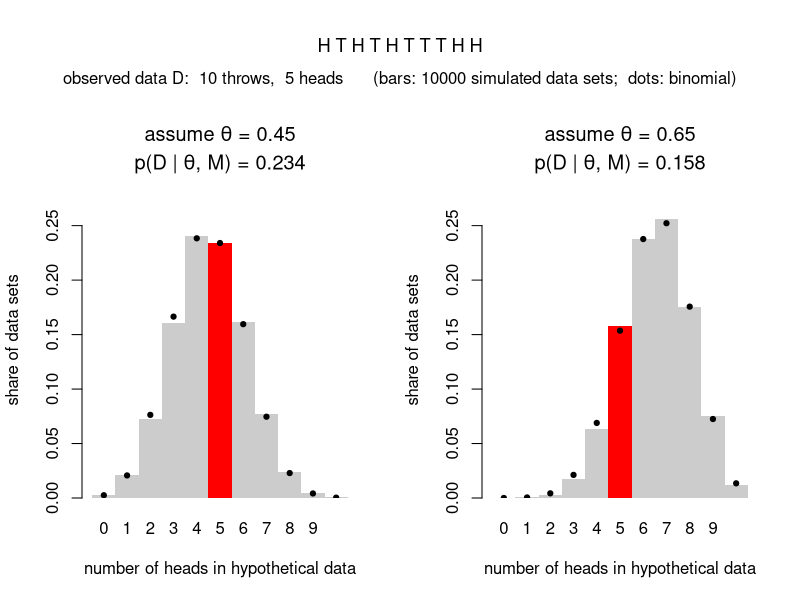

Reproduce this figure in R.
# One data set, two candidate coins: where p(D | theta, M) comes from.
#
# CoinInference.R in section 3 threw a coin and then looked at the result
# under four candidate coins.  Here the data are FIXED: they are the throws on
# the slide.  We do not know which coin made them.  All we can do is suppose a
# coin, let the model generate data under that supposition, and see how often
# the generated data look like ours.  That share is p(D | theta, M).

observed <- c("H", "T", "H", "T", "H", "T", "T", "T", "H", "H")   # the data, D
candidates <- c(0.45, 0.65)   # the two values theta can take
repeats <- 10000              # hypothetical data sets per candidate

throws <- length(observed)
heads <- sum(observed == "H")

# ---------------------------------------------------------------- the plot

possible <- 0:throws

# Both panels get the same y axis, so that the two red bars can be compared
# by eye.
ymax <- max(sapply(candidates, function(p) dbinom(possible, throws, p))) * 1.15

par(mfrow = c(1, 2), oma = c(0, 0, 5, 0))

for (p in candidates)
{

  # The model at work: independent throws, one fixed p.  Each repeat is one
  # hypothetical data set, reduced to its statistic (the number of heads).
  simulated <- rbinom(repeats, size = throws, prob = p)
  shares <- table(factor(simulated, levels = possible)) / repeats

  # The red bar: the share of hypothetical data sets that look like ours.
  share <- shares[possible == heads]

  colours <- rep("grey80", length(possible))
  colours[possible == heads] <- "red"

  mids <- barplot(shares, names.arg = possible, col = colours, border = NA,
                  space = 0, ylim = c(0, ymax),
                  xlab = "number of heads in hypothetical data",
                  ylab = "share of data sets")

  # bquote() so that the titles carry the same symbol as the slides.
  title(main = bquote("assume " * theta * " = " * .(p)), line = 2.4)
  title(main = bquote("p(D | " * theta * ", M) = " * .(signif(share, 3))),
        line = 0.9)

  # The binomial distribution is the same model, written as mathematics.  The
  # dots are what the bars settle on as `repeats` grows.
  points(mids, dbinom(possible, throws, p), pch = 19, cex = 0.7)

}

mtext(paste(observed, collapse = " "), outer = TRUE, line = 2.2, cex = 1.1)
mtext(paste0("observed data D:  ", throws, " throws,  ", heads, " heads",
             "      (bars: ", repeats, " simulated data sets;  dots: binomial)"),
      outer = TRUE, line = 0.6, cex = 1)

# ---------------------------------------------------------------- the point

# The data never change.  What changes between the panels is the coin we
# suppose, and with it the probability of seeing what we saw.  Neither red bar
# says how probable the coin is: for that we still need the prior.
cat("observed:", paste(observed, collapse = " "), "\n")
cat("heads   :", heads, "of", throws, "\n\n")
for (p in candidates)
{
  cat("  if theta =", format(p, nsmall = 2), "  p(D | theta, M) =",
      signif(dbinom(heads, throws, p), 3), " (exact)\n")
}
